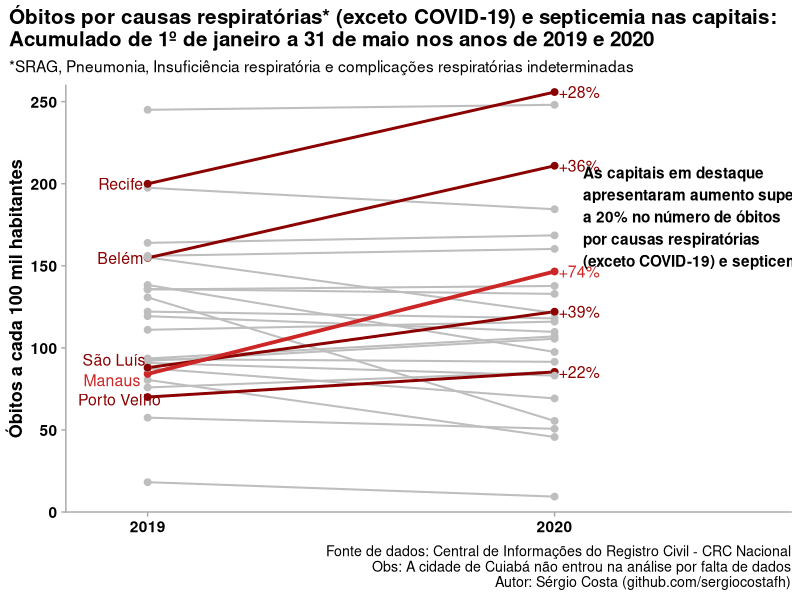
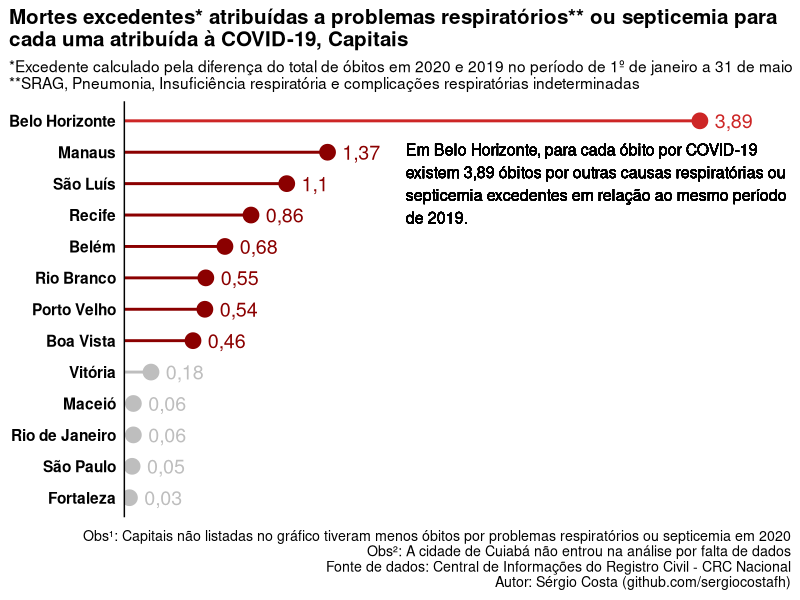
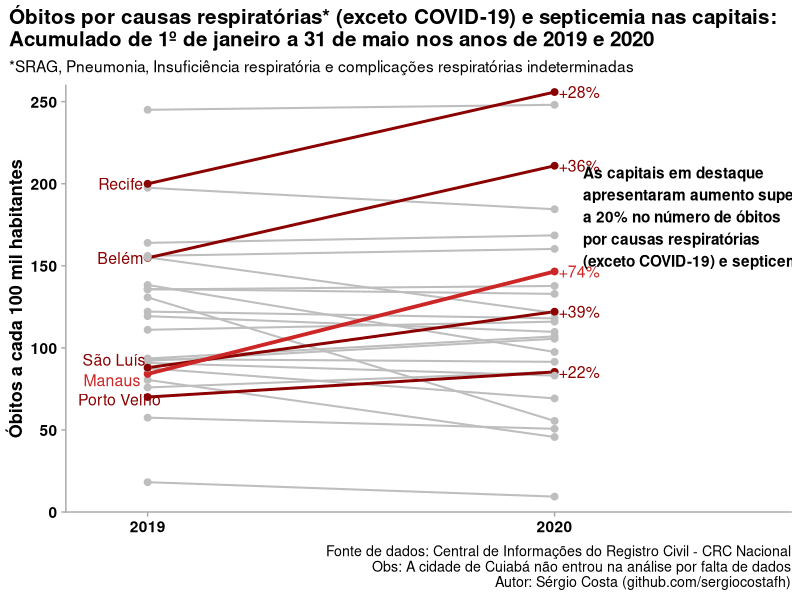
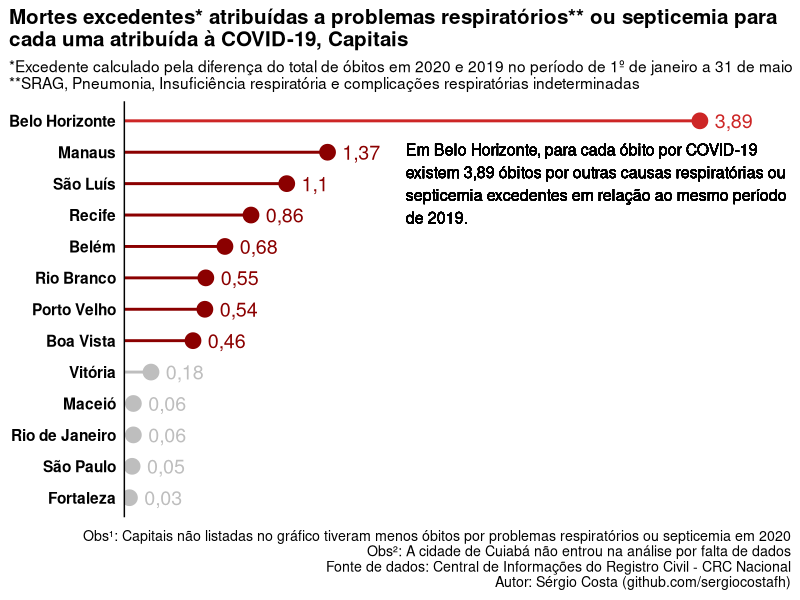

These charts were generated, in order, by the following R code:
library(ggplot2)
library(tidyverse)
library(ggrepel)

subn <- readxl::read_excel('dados.xlsx')%>%filter(!Causa%in%c('OUTRAS'))%>%
  mutate(Grupo_causa=case_when(Causa=='COVID'~'COVID-19',
                               TRUE~'SRAG/SEPSE/INSUFICIENCIA RESPIRATORIA/PNEUMONIA/INDETERMINADA'))%>%
  group_by(Ano,Grupo_causa,Município)%>%
  summarise(Óbitos=sum(Óbitos*100000/População))

subn_comp <- filter(subn,Grupo_causa!='COVID-19')%>%spread(Ano,Óbitos)%>%
  mutate(dif=`2020`/`2019`)%>%
  arrange(-dif)

top5 <- subn_comp$Município[1:5]
subn_comp <- left_join(subn_comp,spread(filter(subn,Grupo_causa=='COVID-19'),Grupo_causa,Óbitos)%>%ungroup%>%select(-Ano))%>%
  mutate(excedente=`2020`-`2019`,razao=excedente/`COVID-19`)


subn$Município <- factor(subn$Município,levels=rev(unique(subn_comp$Município)),ordered=TRUE)

ggplot()+
  geom_line(aes(x=Ano,y=`Óbitos`,color=`Município`,size=`Município`),filter(subn,Grupo_causa!='COVID-19'),show.legend = FALSE)+
  geom_point(aes(x=Ano,y=`Óbitos`,color=`Município`),size=2,filter(subn,Grupo_causa!='COVID-19'),show.legend = FALSE)+
  geom_text_repel(aes(x=2019,y=`Óbitos`,label=Município,color=Município),force=.001,size=4,nudge_x=-.01,hjust=1,filter(subn,Grupo_causa!='COVID-19',Ano==2019,Município%in%top5),show.legend=FALSE)+
  geom_text(aes(x=2020,y=`2020`,label=paste0('+',round((dif-1)*100),'%'),color=Município),nudge_x=.01 ,size=4,hjust=0,filter(subn_comp,Município%in%top5),show.legend=FALSE)+
  geom_text(aes(x=2020.07,y=180,
                label='As capitais em destaque \napresentaram aumento superior \na 20% no número de óbitos \npor causas respiratórias \n(exceto COVID-19) e septicemia.'),
            hjust=0,fontface='bold')+
  labs(y='Óbitos a cada 100 mil habitantes',
    title='Óbitos por causas respiratórias* (exceto COVID-19) e septicemia nas capitais: \nAcumulado de 1º de janeiro a 31 de maio nos anos de 2019 e 2020',
       subtitle='*SRAG, Pneumonia, Insuficiência respiratória e complicações respiratórias indeterminadas',
       caption='Fonte de dados: Central de Informações do Registro Civil - CRC Nacional
    Obs: A cidade de Cuiabá não entrou na análise por falta de dados
    Autor: Sérgio Costa (github.com/sergiocostafh)')+
  scale_color_manual(values=c(rep('gray',21),rep('darkred',4),'firebrick3'))+
  scale_size_manual(values=c(rep(.7,21),rep(1,4),1.3))+
  scale_x_continuous(limits=c(2018.88,2020.5),breaks=c(2019,2020))+
  scale_y_continuous(expand=c(0,0),limits=c(0,260))+
  cowplot::theme_cowplot(font_size = 13)+
  theme(axis.line = element_line(color='darkgray'),
        axis.ticks = element_line(color='darkgray'),
        axis.text = element_text(color='black',face='bold'),
        axis.title.y = element_text(color='black',face='bold'),
        axis.title.x = element_blank(),
        plot.title.position = 'plot')

  ggsave('subn.png',plot=last_plot(),dpi=300,height=8,width=9)

  
subn_comp <- subn_comp%>%arrange(razao)%>%mutate(Município=factor(Município,levels=unique(Município),ordered=TRUE))
ggplot(filter(subn_comp,razao>0))+
  geom_segment(aes(x=Município,xend=Município,y=0,yend=razao,color=Município),size=1,show.legend=FALSE)+
  geom_point(aes(x=Município,y=razao,color=Município),size=5,show.legend=FALSE)+
  geom_text(aes(x=Município,y=razao+.1,color=Município,label=prettyNum(round(razao,2),decimal.mark = ',')),hjust=0,size=5,show.legend=FALSE)+
  geom_text(aes(x=11,y=1.9,
                label='Em Belo Horizonte, para cada óbito por COVID-19 \nexistem 3,89 óbitos por outras causas respiratórias ou \nsepticemia excedentes em relação ao mesmo período \nde 2019.'),
            hjust=0,size=4)+
  scale_y_continuous(expand=c(0,0),limits=c(NA,4.5))+
  scale_color_manual(values=c(rep('gray',5),rep('darkred',7),'firebrick3'))+
  labs(title='Mortes excedentes* atribuídas a problemas respiratórios** ou septicemia para \ncada uma atribuída à COVID-19, Capitais',
       subtitle='*Excedente calculado pela diferença do total de óbitos em 2020 e 2019 no período de 1º de janeiro a 31 de maio\n**SRAG, Pneumonia, Insuficiência respiratória e complicações respiratórias indeterminadas',
       caption='Obs¹: Capitais não listadas no gráfico tiveram menos óbitos por problemas respiratórios ou septicemia em 2020
       Obs²: A cidade de Cuiabá não entrou na análise por falta de dados
       Fonte de dados: Central de Informações do Registro Civil - CRC Nacional
    Autor: Sérgio Costa (github.com/sergiocostafh)')+
  coord_flip()+
  cowplot::theme_cowplot(font_size = 13)+
  theme(axis.text.y = element_text(color='black',face='bold'),
        axis.title = element_blank(),
        plot.title.position = 'plot',
        axis.text.x=element_blank(),
        axis.line.x = element_blank(),
        axis.ticks = element_blank())

ggsave('subn2.png',plot=last_plot(),dpi=300,height=6,width=8)  


